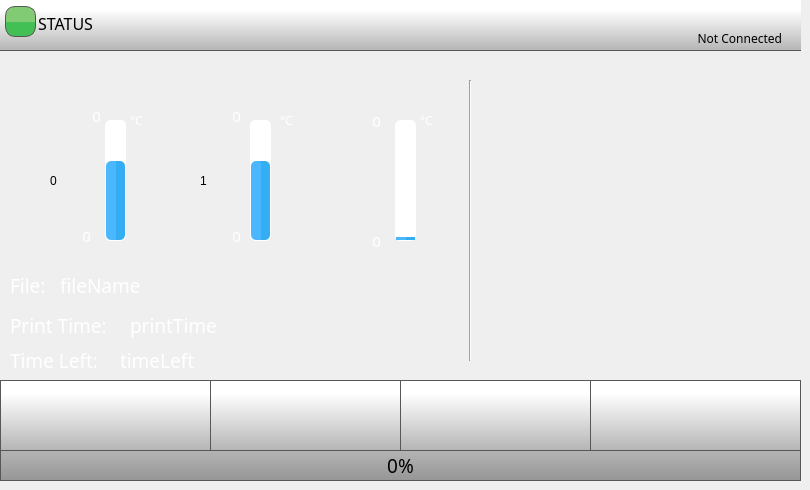
    <widget class="QWidget" name="homePage">
     <widget class="QPushButton" name="playPauseButton">
      <property name="geometry">
       <rect>
        <x>400</x>
        <y>380</y>
        <width>191</width>
        <height>71</height>
       </rect>
      </property>
      <property name="minimumSize">
       <size>
        <width>0</width>
        <height>0</height>
       </size>
      </property>
      <property name="font">
       <font>
        <family>Roboto</family>
       </font>
      </property>
      <property name="styleSheet">
       <string notr="true">QPushButton {
    border: 1px solid rgb(87, 87, 87);
	background-color: qlineargradient(spread:pad, x1:0, y1:1, x2:0, y2:0.188, stop:0 rgba(180, 180, 180, 255), stop:1 rgba(255, 255, 255, 255));
    
}

QPushButton:pressed {

    background-color: qlineargradient(x1: 0, y1: 0, x2: 0, y2: 1,
                                      stop: 0 #dadbde, stop: 1 #f6f7fa);
}

QPushButton:flat {
    border: none; /* no border for a flat push button */
}

QPushButton:default {
    border-color: navy; /* make the default button prominent */
}

QPushButton:focus {
	outline: none;
}</string>
      </property>
      <property name="text">
       <string/>
      </property>
      <property name="icon">
       <iconset>
        <normaloff>templates/img/play-button.png</normaloff>
        <normalon>templates/img/pause-button.png</normalon>templates/img/play-button.png</iconset>
      </property>
      <property name="iconSize">
       <size>
        <width>30</width>
        <height>30</height>
       </size>
      </property>
      <property name="checkable">
       <bool>true</bool>
      </property>
      <property name="checked">
       <bool>false</bool>
      </property>
      <property name="autoDefault">
       <bool>false</bool>
      </property>
      <property name="default">
       <bool>false</bool>
      </property>
      <property name="flat">
       <bool>false</bool>
      </property>
     </widget>
     <widget class="QPushButton" name="stopButton">
      <property name="geometry">
       <rect>
        <x>590</x>
        <y>380</y>
        <width>211</width>
        <height>71</height>
       </rect>
      </property>
      <property name="minimumSize">
       <size>
        <width>0</width>
        <height>0</height>
       </size>
      </property>
      <property name="font">
       <font>
        <family>Roboto</family>
       </font>
      </property>
      <property name="styleSheet">
       <string notr="true">QPushButton {
    border: 1px solid rgb(87, 87, 87);

	background-color: qlineargradient(spread:pad, x1:0, y1:1, x2:0, y2:0.188, stop:0 rgba(180, 180, 180, 255), stop:1 rgba(255, 255, 255, 255));
}

QPushButton:pressed {
    background-color: qlineargradient(x1: 0, y1: 0, x2: 0, y2: 1,
                                      stop: 0 #dadbde, stop: 1 #f6f7fa);
}

QPushButton:flat {
    border: none; /* no border for a flat push button */
}

QPushButton:default {
    border-color: navy; /* make the default button prominent */
}

QPushButton:focus {
	outline: none;
}</string>
      </property>
      <property name="text">
       <string/>
      </property>
      <property name="icon">
       <iconset>
        <normaloff>templates/img/video-player-stop-button.png</normaloff>templates/img/video-player-stop-button.png</iconset>
      </property>
      <property name="iconSize">
       <size>
        <width>25</width>
        <height>25</height>
       </size>
      </property>
     </widget>
     <widget class="Line" name="line">
      <property name="geometry">
       <rect>
        <x>460</x>
        <y>80</y>
        <width>20</width>
        <height>281</height>
       </rect>
      </property>
      <property name="orientation">
       <enum>Qt::Vertical</enum>
      </property>
     </widget>
     <widget class="QLabel" name="tool0Label">
      <property name="geometry">
       <rect>
        <x>32</x>
        <y>158</y>
        <width>51</width>
        <height>51</height>
       </rect>
      </property>
      <property name="font">
       <font>
        <family>Gotham Medium</family>
        <pointsize>14</pointsize>
        <weight>50</weight>
        <bold>false</bold>
        <underline>false</underline>
        <strikeout>false</strikeout>
       </font>
      </property>
      <property name="styleSheet">
       <string notr="true">
   color:  white;</string>
      </property>
      <property name="text">
       <string/>
      </property>
      <property name="pixmap">
       <pixmap>templates/img/Nozzle.png</pixmap>
      </property>
      <property name="scaledContents">
       <bool>true</bool>
      </property>
     </widget>
     <widget class="QLabel" name="FileNameLabel">
      <property name="geometry">
       <rect>
        <x>10</x>
        <y>270</y>
        <width>61</width>
        <height>31</height>
       </rect>
      </property>
      <property name="font">
       <font>
        <family>Gotham</family>
        <pointsize>14</pointsize>
        <weight>50</weight>
        <bold>false</bold>
       </font>
      </property>
      <property name="styleSheet">
       <string notr="true">color: rgb(255, 255, 255);</string>
      </property>
      <property name="text">
       <string>File:</string>
      </property>
     </widget>
     <widget class="QLabel" name="printTimeLabel">
      <property name="geometry">
       <rect>
        <x>10</x>
        <y>310</y>
        <width>141</width>
        <height>31</height>
       </rect>
      </property>
      <property name="font">
       <font>
        <family>Gotham</family>
        <pointsize>14</pointsize>
        <weight>50</weight>
        <bold>false</bold>
       </font>
      </property>
      <property name="styleSheet">
       <string notr="true">color: rgb(255, 255, 255);</string>
      </property>
      <property name="text">
       <string>Print Time:</string>
      </property>
     </widget>
     <widget class="QLabel" name="fileName">
      <property name="geometry">
       <rect>
        <x>60</x>
        <y>270</y>
        <width>281</width>
        <height>31</height>
       </rect>
      </property>
      <property name="font">
       <font>
        <family>Gotham</family>
        <pointsize>14</pointsize>
       </font>
      </property>
      <property name="styleSheet">
       <string notr="true">color: rgb(255, 255, 255);
background-color: rgba(255, 255, 255, 0);</string>
      </property>
      <property name="text">
       <string>fileName</string>
      </property>
      <property name="scaledContents">
       <bool>true</bool>
      </property>
      <property name="wordWrap">
       <bool>false</bool>
      </property>
     </widget>
     <widget class="QLabel" name="printTime">
      <property name="geometry">
       <rect>
        <x>130</x>
        <y>310</y>
        <width>211</width>
        <height>31</height>
       </rect>
      </property>
      <property name="font">
       <font>
        <family>Gotham</family>
        <pointsize>14</pointsize>
       </font>
      </property>
      <property name="styleSheet">
       <string notr="true">color: rgb(255, 255, 255);
background-color: rgba(255, 255, 255, 0);</string>
      </property>
      <property name="text">
       <string>printTime</string>
      </property>
     </widget>
     <widget class="QLabel" name="timeLeftLabel">
      <property name="geometry">
       <rect>
        <x>10</x>
        <y>350</y>
        <width>151</width>
        <height>21</height>
       </rect>
      </property>
      <property name="font">
       <font>
        <family>Gotham</family>
        <pointsize>14</pointsize>
        <weight>50</weight>
        <bold>false</bold>
       </font>
      </property>
      <property name="styleSheet">
       <string notr="true">color: rgb(255, 255, 255);</string>
      </property>
      <property name="text">
       <string>Time Left:</string>
      </property>
     </widget>
     <widget class="QProgressBar" name="bedTempBar">
      <property name="geometry">
       <rect>
        <x>395</x>
        <y>120</y>
        <width>21</width>
        <height>121</height>
       </rect>
      </property>
      <property name="styleSheet">
       <string notr="true">QProgressBar::chunk {
    border-radius: 5px;
	background-color: qlineargradient(spread:pad, x1:0.517, y1:0, x2:0.522, y2:0, stop:0.0336134 rgba(74, 183, 255, 255), stop:1 rgba(53, 173, 242, 255));
}

QProgressBar {
    border: 1px solid white;
    border-radius: 5px;
}
</string>
      </property>
      <property name="maximum">
       <number>300</number>
      </property>
      <property name="value">
       <number>10</number>
      </property>
      <property name="alignment">
       <set>Qt::AlignCenter</set>
      </property>
      <property name="textVisible">
       <bool>false</bool>
      </property>
      <property name="orientation">
       <enum>Qt::Vertical</enum>
      </property>
      <property name="format">
       <string>%v</string>
      </property>
     </widget>
     <widget class="QLabel" name="bedLabel">
      <property name="geometry">
       <rect>
        <x>320</x>
        <y>150</y>
        <width>61</width>
        <height>61</height>
       </rect>
      </property>
      <property name="font">
       <font>
        <family>Gotham Medium</family>
        <pointsize>14</pointsize>
        <weight>50</weight>
        <bold>false</bold>
        <underline>false</underline>
        <strikeout>false</strikeout>
       </font>
      </property>
      <property name="styleSheet">
       <string notr="true">
   color:  white;
background-color: rgba(255, 255, 255, 0);</string>
      </property>
      <property name="text">
       <string/>
      </property>
      <property name="pixmap">
       <pixmap>templates/img/bed.png</pixmap>
      </property>
      <property name="scaledContents">
       <bool>true</bool>
      </property>
     </widget>
     <widget class="QLabel" name="tool0TargetTemperature">
      <property name="geometry">
       <rect>
        <x>40</x>
        <y>100</y>
        <width>61</width>
        <height>31</height>
       </rect>
      </property>
      <property name="font">
       <font>
        <family>Gotham</family>
        <pointsize>11</pointsize>
        <weight>50</weight>
        <bold>false</bold>
        <underline>false</underline>
        <strikeout>false</strikeout>
       </font>
      </property>
      <property name="styleSheet">
       <string notr="true">
   color:  white;
background-color: rgba(255, 255, 255, 0);</string>
      </property>
      <property name="text">
       <string>0</string>
      </property>
      <property name="alignment">
       <set>Qt::AlignRight|Qt::AlignTrailing|Qt::AlignVCenter</set>
      </property>
     </widget>
     <widget class="QProgressBar" name="tool0TempBar">
      <property name="geometry">
       <rect>
        <x>105</x>
        <y>120</y>
        <width>21</width>
        <height>121</height>
       </rect>
      </property>
      <property name="styleSheet">
       <string notr="true">QProgressBar::chunk {
    border-radius: 5px;
	background-color: qlineargradient(spread:pad, x1:0.517, y1:0, x2:0.522, y2:0, stop:0.0336134 rgba(74, 183, 255, 255), stop:1 rgba(53, 173, 242, 255));
}

QProgressBar {
    border: 1px solid white;
    border-radius: 5px;
}
</string>
      </property>
      <property name="maximum">
       <number>300</number>
      </property>
      <property name="value">
       <number>200</number>
      </property>
      <property name="alignment">
       <set>Qt::AlignCenter</set>
      </property>
      <property name="textVisible">
       <bool>false</bool>
      </property>
      <property name="orientation">
       <enum>Qt::Vertical</enum>
      </property>
      <property name="format">
       <string>%v</string>
      </property>
     </widget>
     <widget class="QLabel" name="tool0ActualTemperature">
      <property name="geometry">
       <rect>
        <x>30</x>
        <y>220</y>
        <width>61</width>
        <height>31</height>
       </rect>
      </property>
      <property name="font">
       <font>
        <family>Gotham</family>
        <pointsize>11</pointsize>
        <weight>50</weight>
        <bold>false</bold>
        <underline>false</underline>
        <strikeout>false</strikeout>
       </font>
      </property>
      <property name="styleSheet">
       <string notr="true">
   color:  white;
background-color: rgba(0, 0, 0, 0);</string>
      </property>
      <property name="text">
       <string>0</string>
      </property>
      <property name="alignment">
       <set>Qt::AlignRight|Qt::AlignTrailing|Qt::AlignVCenter</set>
      </property>
     </widget>
     <widget class="QLabel" name="bedActualTemperatute">
      <property name="geometry">
       <rect>
        <x>340</x>
        <y>230</y>
        <width>41</width>
        <height>21</height>
       </rect>
      </property>
      <property name="font">
       <font>
        <family>Gotham</family>
        <pointsize>11</pointsize>
        <weight>50</weight>
        <bold>false</bold>
        <underline>false</underline>
        <strikeout>false</strikeout>
       </font>
      </property>
      <property name="styleSheet">
       <string notr="true">
   color:  white;
background-color: rgba(0, 0, 0, 0);</string>
      </property>
      <property name="text">
       <string>0</string>
      </property>
      <property name="alignment">
       <set>Qt::AlignRight|Qt::AlignTrailing|Qt::AlignVCenter</set>
      </property>
     </widget>
     <widget class="QLabel" name="bedTargetTemperature">
      <property name="geometry">
       <rect>
        <x>340</x>
        <y>110</y>
        <width>41</width>
        <height>21</height>
       </rect>
      </property>
      <property name="font">
       <font>
        <family>Gotham</family>
        <pointsize>11</pointsize>
        <weight>50</weight>
        <bold>false</bold>
        <underline>false</underline>
        <strikeout>false</strikeout>
       </font>
      </property>
      <property name="styleSheet">
       <string notr="true">
   color:  white;
background-color: rgba(255, 255, 255, 0);</string>
      </property>
      <property name="text">
       <string>0</string>
      </property>
      <property name="alignment">
       <set>Qt::AlignRight|Qt::AlignTrailing|Qt::AlignVCenter</set>
      </property>
     </widget>
     <widget class="QPushButton" name="menuButton">
      <property name="geometry">
       <rect>
        <x>0</x>
        <y>380</y>
        <width>211</width>
        <height>71</height>
       </rect>
      </property>
      <property name="minimumSize">
       <size>
        <width>0</width>
        <height>0</height>
       </size>
      </property>
      <property name="font">
       <font>
        <family>Gotham Light</family>
        <pointsize>13</pointsize>
       </font>
      </property>
      <property name="styleSheet">
       <string notr="true">QPushButton {
     border: 1px solid rgb(87, 87, 87);
	background-color: qlineargradient(spread:pad, x1:0, y1:1, x2:0, y2:0.188, stop:0 rgba(180, 180, 180, 255), stop:1 rgba(255, 255, 255, 255));
    

}

QPushButton:pressed {

    background-color: qlineargradient(x1: 0, y1: 0, x2: 0, y2: 1,
                                      stop: 0 #dadbde, stop: 1 #f6f7fa);
}

QPushButton:flat {
    border: none; /* no border for a flat push button */
}

QPushButton:default {
    border-color: navy; /* make the default button prominent */
}

QPushButton:focus {
	outline: none;
}</string>
      </property>
      <property name="text">
       <string/>
      </property>
      <property name="icon">
       <iconset>
        <normaloff>templates/img/menu.png</normaloff>templates/img/menu.png</iconset>
      </property>
      <property name="iconSize">
       <size>
        <width>40</width>
        <height>40</height>
       </size>
      </property>
      <property name="checkable">
       <bool>false</bool>
      </property>
      <property name="autoDefault">
       <bool>false</bool>
      </property>
      <property name="default">
       <bool>false</bool>
      </property>
      <property name="flat">
       <bool>false</bool>
      </property>
     </widget>
     <widget class="QProgressBar" name="printProgressBar">
      <property name="geometry">
       <rect>
        <x>0</x>
        <y>450</y>
        <width>801</width>
        <height>31</height>
       </rect>
      </property>
      <property name="font">
       <font>
        <family>Gotham</family>
        <pointsize>14</pointsize>
        <weight>50</weight>
        <italic>false</italic>
        <bold>false</bold>
        <stylestrategy>PreferAntialias</stylestrategy>
       </font>
      </property>
      <property name="styleSheet">
       <string notr="true">QProgressBar::chunk {

	background-color: qlineargradient(spread:pad, x1:0, y1:0.523, x2:0, y2:0.534, stop:0 rgba(130, 203, 117, 255), stop:1 rgba(66, 191, 85, 255));
border: 1px solid green;
}

QProgressBar {
    border: 1px solid rgb(87, 87, 87);
 /*  border-bottom-left-radius: 10px;
 border-bottom-right-radius: 10px;*/
	background-color: qlineargradient(spread:pad, x1:0, y1:1, x2:0, y2:0, stop:0 rgba(150, 150, 150, 255), stop:1 rgba(180, 180, 180, 255));
}
</string>
      </property>
      <property name="maximum">
       <number>100</number>
      </property>
      <property name="value">
       <number>0</number>
      </property>
      <property name="alignment">
       <set>Qt::AlignCenter</set>
      </property>
      <property name="textVisible">
       <bool>true</bool>
      </property>
      <property name="orientation">
       <enum>Qt::Horizontal</enum>
      </property>
      <property name="format">
       <string>%p%</string>
      </property>
     </widget>
     <widget class="QLabel" name="timeLeft">
      <property name="geometry">
       <rect>
        <x>120</x>
        <y>340</y>
        <width>211</width>
        <height>41</height>
       </rect>
      </property>
      <property name="font">
       <font>
        <family>Gotham</family>
        <pointsize>14</pointsize>
       </font>
      </property>
      <property name="styleSheet">
       <string notr="true">color: rgb(255, 255, 255);
background-color: rgba(255, 255, 255, 0);</string>
      </property>
      <property name="text">
       <string>timeLeft</string>
      </property>
      <property name="wordWrap">
       <bool>false</bool>
      </property>
     </widget>
     <widget class="QLabel" name="printerStatus">
      <property name="geometry">
       <rect>
        <x>38</x>
        <y>-2</y>
        <width>621</width>
        <height>51</height>
       </rect>
      </property>
      <property name="font">
       <font>
        <family>Gotham</family>
        <pointsize>12</pointsize>
        <weight>50</weight>
        <bold>false</bold>
        <underline>false</underline>
        <strikeout>false</strikeout>
       </font>
      </property>
      <property name="styleSheet">
       <string notr="true">
background-color: rgba(255, 255, 255, 0);</string>
      </property>
      <property name="text">
       <string>STATUS</string>
      </property>
      <property name="scaledContents">
       <bool>true</bool>
      </property>
      <property name="alignment">
       <set>Qt::AlignLeading|Qt::AlignLeft|Qt::AlignVCenter</set>
      </property>
      <property name="wordWrap">
       <bool>true</bool>
      </property>
     </widget>
     <widget class="QPushButton" name="controlButton">
      <property name="geometry">
       <rect>
        <x>210</x>
        <y>380</y>
        <width>191</width>
        <height>71</height>
       </rect>
      </property>
      <property name="minimumSize">
       <size>
        <width>0</width>
        <height>0</height>
       </size>
      </property>
      <property name="font">
       <font>
        <family>Gotham Light</family>
        <pointsize>13</pointsize>
       </font>
      </property>
      <property name="styleSheet">
       <string notr="true">QPushButton {
     border: 1px solid rgb(87, 87, 87);

	background-color: qlineargradient(spread:pad, x1:0, y1:1, x2:0, y2:0.188, stop:0 rgba(180, 180, 180, 255), stop:1 rgba(255, 255, 255, 255));
}

QPushButton:pressed {
    background-color: qlineargradient(x1: 0, y1: 0, x2: 0, y2: 1,
                                      stop: 0 #dadbde, stop: 1 #f6f7fa);
}

QPushButton:flat {
    border: none; /* no border for a flat push button */
}

QPushButton:default {
    border-color: navy; /* make the default button prominent */
}

QPushButton:focus {
	outline: none;
}</string>
      </property>
      <property name="text">
       <string/>
      </property>
      <property name="icon">
       <iconset>
        <normaloff>templates/img/settings-1.png</normaloff>templates/img/settings-1.png</iconset>
      </property>
      <property name="iconSize">
       <size>
        <width>40</width>
        <height>40</height>
       </size>
      </property>
      <property name="checkable">
       <bool>false</bool>
      </property>
      <property name="autoDefault">
       <bool>false</bool>
      </property>
      <property name="default">
       <bool>false</bool>
      </property>
      <property name="flat">
       <bool>false</bool>
      </property>
     </widget>
     <widget class="QLabel" name="printerStatusColour">
      <property name="geometry">
       <rect>
        <x>5</x>
        <y>6</y>
        <width>31</width>
        <height>31</height>
       </rect>
      </property>
      <property name="font">
       <font>
        <family>Gotham</family>
        <pointsize>10</pointsize>
        <weight>50</weight>
        <bold>false</bold>
        <underline>false</underline>
        <strikeout>false</strikeout>
       </font>
      </property>
      <property name="styleSheet">
       <string notr="true">     border: 1px solid rgb(87, 87, 87);
	border-radius: 10px;
	background-color: qlineargradient(spread:pad, x1:0, y1:0.523, x2:0, y2:0.534, stop:0 rgba(130, 203, 117, 255), stop:1 rgba(66, 191, 85, 255));</string>
      </property>
      <property name="text">
       <string/>
      </property>
      <property name="alignment">
       <set>Qt::AlignCenter</set>
      </property>
     </widget>
     <widget class="QLabel" name="celciusLabel">
      <property name="geometry">
       <rect>
        <x>420</x>
        <y>110</y>
        <width>70</width>
        <height>21</height>
       </rect>
      </property>
      <property name="font">
       <font>
        <family>Gotham Medium</family>
        <pointsize>9</pointsize>
        <weight>50</weight>
        <bold>false</bold>
        <underline>false</underline>
        <strikeout>false</strikeout>
       </font>
      </property>
      <property name="styleSheet">
       <string notr="true">
   color:  white;
background-color: rgba(255, 255, 255, 0);</string>
      </property>
      <property name="text">
       <string>°C</string>
      </property>
     </widget>
     <widget class="QLabel" name="tool1TargetTemperature">
      <property name="geometry">
       <rect>
        <x>180</x>
        <y>100</y>
        <width>61</width>
        <height>31</height>
       </rect>
      </property>
      <property name="font">
       <font>
        <family>Gotham</family>
        <pointsize>11</pointsize>
        <weight>50</weight>
        <bold>false</bold>
        <underline>false</underline>
        <strikeout>false</strikeout>
       </font>
      </property>
      <property name="styleSheet">
       <string notr="true">
   color:  white;
background-color: rgba(255, 255, 255, 0);</string>
      </property>
      <property name="text">
       <string>0</string>
      </property>
      <property name="alignment">
       <set>Qt::AlignRight|Qt::AlignTrailing|Qt::AlignVCenter</set>
      </property>
     </widget>
     <widget class="QLabel" name="tool1Label">
      <property name="geometry">
       <rect>
        <x>180</x>
        <y>158</y>
        <width>51</width>
        <height>51</height>
       </rect>
      </property>
      <property name="font">
       <font>
        <family>Gotham Medium</family>
        <pointsize>14</pointsize>
        <weight>50</weight>
        <bold>false</bold>
        <underline>false</underline>
        <strikeout>false</strikeout>
       </font>
      </property>
      <property name="styleSheet">
       <string notr="true">
   color:  white;</string>
      </property>
      <property name="text">
       <string/>
      </property>
      <property name="pixmap">
       <pixmap>templates/img/Nozzle.png</pixmap>
      </property>
      <property name="scaledContents">
       <bool>true</bool>
      </property>
     </widget>
     <widget class="QProgressBar" name="tool1TempBar">
      <property name="geometry">
       <rect>
        <x>250</x>
        <y>120</y>
        <width>21</width>
        <height>121</height>
       </rect>
      </property>
      <property name="styleSheet">
       <string notr="true">QProgressBar::chunk {
    border-radius: 5px;
	background-color: qlineargradient(spread:pad, x1:0.517, y1:0, x2:0.522, y2:0, stop:0.0336134 rgba(74, 183, 255, 255), stop:1 rgba(53, 173, 242, 255));
}

QProgressBar {
    border: 1px solid white;
    border-radius: 5px;
}
</string>
      </property>
      <property name="maximum">
       <number>300</number>
      </property>
      <property name="value">
       <number>200</number>
      </property>
      <property name="alignment">
       <set>Qt::AlignCenter</set>
      </property>
      <property name="textVisible">
       <bool>false</bool>
      </property>
      <property name="orientation">
       <enum>Qt::Vertical</enum>
      </property>
      <property name="format">
       <string>%v</string>
      </property>
     </widget>
     <widget class="QLabel" name="tool1ActualTemperature">
      <property name="geometry">
       <rect>
        <x>170</x>
        <y>210</y>
        <width>71</width>
        <height>51</height>
       </rect>
      </property>
      <property name="font">
       <font>
        <family>Gotham</family>
        <pointsize>11</pointsize>
        <weight>50</weight>
        <bold>false</bold>
        <underline>false</underline>
        <strikeout>false</strikeout>
       </font>
      </property>
      <property name="styleSheet">
       <string notr="true">
   color:  white;
background-color: rgba(0, 0, 0, 0);</string>
      </property>
      <property name="text">
       <string>0</string>
      </property>
      <property name="alignment">
       <set>Qt::AlignRight|Qt::AlignTrailing|Qt::AlignVCenter</set>
      </property>
     </widget>
     <widget class="QLabel" name="statusBar">
      <property name="geometry">
       <rect>
        <x>0</x>
        <y>0</y>
        <width>801</width>
        <height>51</height>
       </rect>
      </property>
      <property name="font">
       <font>
        <family>Gotham Medium</family>
        <pointsize>14</pointsize>
       </font>
      </property>
      <property name="styleSheet">
       <string notr="true">     border-bottom: 1px solid rgb(87, 87, 87);
	background-color: qlineargradient(spread:pad, x1:0, y1:1, x2:0, y2:0.188, stop:0 rgba(180, 180, 180, 255), stop:1 rgba(255, 255, 255, 255));</string>
      </property>
      <property name="frameShape">
       <enum>QFrame::NoFrame</enum>
      </property>
      <property name="frameShadow">
       <enum>QFrame::Raised</enum>
      </property>
      <property name="text">
       <string/>
      </property>
     </widget>
     <widget class="QLabel" name="printPreviewMain">
      <property name="geometry">
       <rect>
        <x>489</x>
        <y>89</y>
        <width>311</width>
        <height>291</height>
       </rect>
      </property>
      <property name="styleSheet">
       <string notr="true">background-color: rgba(255, 255, 255, 0);</string>
      </property>
      <property name="text">
       <string/>
      </property>
      <property name="pixmap">
       <pixmap>templates/img/thumbnail.png</pixmap>
      </property>
      <property name="scaledContents">
       <bool>true</bool>
      </property>
     </widget>
     <widget class="QLabel" name="ipStatus">
      <property name="geometry">
       <rect>
        <x>660</x>
        <y>30</y>
        <width>122</width>
        <height>20</height>
       </rect>
      </property>
      <property name="font">
       <font>
        <family>Gotham</family>
        <pointsize>9</pointsize>
        <weight>50</weight>
        <bold>false</bold>
        <underline>false</underline>
        <strikeout>false</strikeout>
       </font>
      </property>
      <property name="styleSheet">
       <string notr="true">
background-color: rgba(255, 255, 255, 0);</string>
      </property>
      <property name="text">
       <string>Not Connected</string>
      </property>
      <property name="scaledContents">
       <bool>true</bool>
      </property>
      <property name="alignment">
       <set>Qt::AlignRight|Qt::AlignTop|Qt::AlignTrailing</set>
      </property>
      <property name="wordWrap">
       <bool>true</bool>
      </property>
     </widget>
     <widget class="QLabel" name="celciusLabel_2">
      <property name="geometry">
       <rect>
        <x>280</x>
        <y>110</y>
        <width>70</width>
        <height>21</height>
       </rect>
      </property>
      <property name="font">
       <font>
        <family>Gotham Medium</family>
        <pointsize>9</pointsize>
        <weight>50</weight>
        <bold>false</bold>
        <underline>false</underline>
        <strikeout>false</strikeout>
       </font>
      </property>
      <property name="styleSheet">
       <string notr="true">
   color:  white;
background-color: rgba(255, 255, 255, 0);</string>
      </property>
      <property name="text">
       <string>°C</string>
      </property>
     </widget>
     <widget class="QLabel" name="celciusLabel_3">
      <property name="geometry">
       <rect>
        <x>130</x>
        <y>110</y>
        <width>70</width>
        <height>21</height>
       </rect>
      </property>
      <property name="font">
       <font>
        <family>Gotham Medium</family>
        <pointsize>9</pointsize>
        <weight>50</weight>
        <bold>false</bold>
        <underline>false</underline>
        <strikeout>false</strikeout>
       </font>
      </property>
      <property name="styleSheet">
       <string notr="true">
   color:  white;
background-color: rgba(255, 255, 255, 0);</string>
      </property>
      <property name="text">
       <string>°C</string>
      </property>
     </widget>
     <widget class="QLabel" name="label">
      <property name="geometry">
       <rect>
        <x>200</x>
        <y>160</y>
        <width>20</width>
        <height>41</height>
       </rect>
      </property>
      <property name="styleSheet">
       <string notr="true">
color: black;
background-color: rgb(255, 255, 255,0);</string>
      </property>
      <property name="text">
       <string>1</string>
      </property>
     </widget>
     <widget class="QLabel" name="label_3">
      <property name="geometry">
       <rect>
        <x>50</x>
        <y>160</y>
        <width>20</width>
        <height>41</height>
       </rect>
      </property>
      <property name="styleSheet">
       <string notr="true">
color: black;
background-color: rgb(255, 255, 255,0);</string>
      </property>
      <property name="text">
       <string>0</string>
      </property>
     </widget>
     <zorder>timeLeftLabel</zorder>
     <zorder>printPreviewMain</zorder>
     <zorder>line</zorder>
     <zorder>statusBar</zorder>
     <zorder>playPauseButton</zorder>
     <zorder>stopButton</zorder>
     <zorder>tool0Label</zorder>
     <zorder>FileNameLabel</zorder>
     <zorder>printTimeLabel</zorder>
     <zorder>printTime</zorder>
     <zorder>bedTempBar</zorder>
     <zorder>bedLabel</zorder>
     <zorder>tool0TempBar</zorder>
     <zorder>tool0ActualTemperature</zorder>
     <zorder>tool0TargetTemperature</zorder>
     <zorder>bedActualTemperatute</zorder>
     <zorder>bedTargetTemperature</zorder>
     <zorder>menuButton</zorder>
     <zorder>timeLeft</zorder>
     <zorder>controlButton</zorder>
     <zorder>printProgressBar</zorder>
     <zorder>printerStatusColour</zorder>
     <zorder>celciusLabel</zorder>
     <zorder>tool1TargetTemperature</zorder>
     <zorder>tool1Label</zorder>
     <zorder>tool1TempBar</zorder>
     <zorder>tool1ActualTemperature</zorder>
     <zorder>fileName</zorder>
     <zorder>ipStatus</zorder>
     <zorder>printerStatus</zorder>
     <zorder>celciusLabel_2</zorder>
     <zorder>celciusLabel_3</zorder>
     <zorder>label</zorder>
     <zorder>label_3</zorder>
    </widget>
